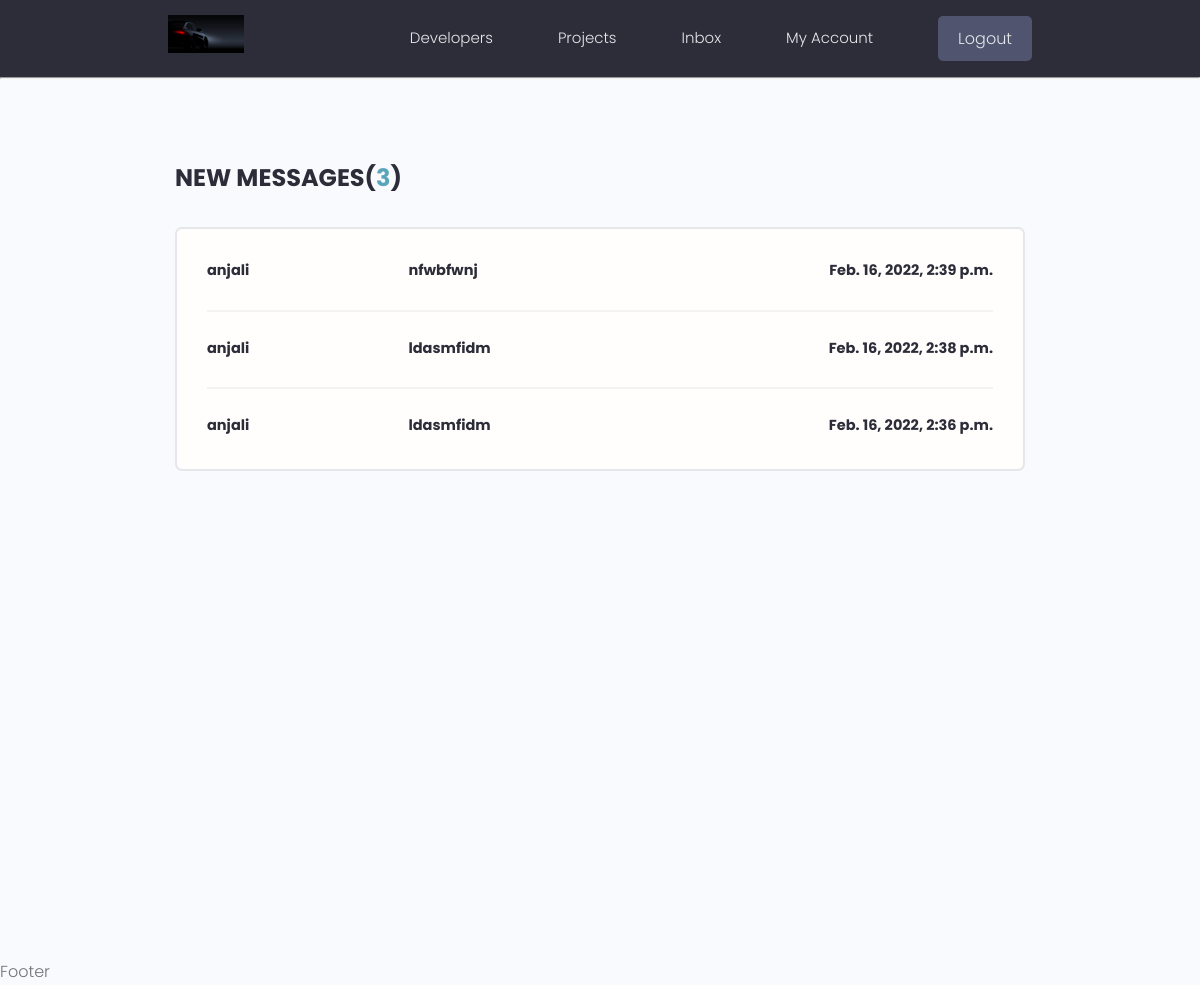
The app's page /inbox/ (signed in) with its own data.
### users/models.py (models this page shows, shortened)
class Message(models.Model):
    sender = models.ForeignKey(Profile,on_delete=models.SET_NULL,null=True,blank=True)
    recipient = models.ForeignKey(Profile,on_delete=models.SET_NULL,null=True, blank=True,related_name='messages')
    name= models.CharField(max_length=200,null=True,blank=True)
    email = models.EmailField(max_length=200,blank=True,null=True)
    subject = models.CharField(max_length=200,null=True,blank=True)
    body = models.TextField()
    is_read = models.BooleanField(default=False,null=True)
    created = models.DateTimeField(auto_now_add=True)
    class Meta:
        ordering = ['is_read', '-created']

### users/views.py (the view)
# urls.py: path('inbox/',views.inbox, name='inbox'),
def inbox(request):
    recipient = request.user.profile
    recieved_msgs = recipient.messages.all()
    unreadCount = recieved_msgs.filter(is_read=False).count()
    context = {'recieved_msgs':recieved_msgs, 'unreadCount':unreadCount}
    return render(request,'users/inbox.html',context)

### users/templates/users/inbox.html
{% extends 'main.html' %}
{% block content %}
  <main class="inbox my-xl">
    <div class="content-box">
      <h3 class="inbox__title">New Messages(<span>{{unreadCount}}</span>)</h3>
      <ul class="messages">
          {% for msg in recieved_msgs %}
          {% if msg.is_read == False %}
        <li class="message message--unread">
            {% else %}
            <li class="message">
            {% endif %}
          <a href="{% url 'users:view-message' msg.id %}">
            <span class="message__author">{{msg.name}}</span>
            <span class="message__subject">{{msg.subject}}</span>
            <span class="message__date">{{msg.created}}</span>
          </a>
        </li>
        {% endfor %}
      </ul>
    </div>
  </main>
{% endblock %}

### static/style/app.css (style rules this page uses)
:root { --color-sub: #2d2d39; }
.content-box { width: 95%; max-width: 85rem; margin: 0 auto; }
.inbox { height: 90vh; }
.inbox__title, .inbox__title span { font-size: 2.4rem; font-weight: 700; color: var(--color-sub); text-transform: uppercase; text-align: left; margin-bottom: 3rem; }
.inbox__title span { color: var(--color-main); }
.messages { list-style: none; background: var(--color-white); padding: 0.5rem 3rem; border: 2px solid var(--color-light); border-radius: 0.7rem; }
.message { padding: 2.5rem 0; }
.message > a span { font-size: 1.45rem; font-weight: 500; }
.message.message--unread a span { font-weight: 700; color: var(--color-sub); }
.message:not(:last-child) { border-bottom: 2px solid var(--color-white-light); }
.message > a { display: flex; gap: 1rem; }
.message__author, .message__date { flex-basis: 25%; }
.message__subject { flex-basis: 50%; }
.message__date { text-align: right; }

### static/uikit/styles/modules/_variables.css (style rules this page uses)
:root { --color-main: #5aa5b9; --color-main-light: #e6faff; --color-sub: #3f4156; --color-sub-light: #51546e; --color-sub-lighter: #ededfd; --color-text: #737373; --color-gray: #8b8b8b; --color-light: #e5e7eb; --color-light-gray: #767676; --color-bg: #f8fafd; --color-white: #fffefd; --color-white-light: #f3f3f3; --color-success: #359e64; --color-success-bg: #def8e8; --color-error: #fc4b0b; --color-error-bg: #fff2ee; --font-base: 'Poppins', arial, helvetica, 'Segoe UI', roboto, ubuntu, sans-serif; --font-monospace: 'Fira Code', 'Courier New', courier, monospace; --font-regular: 300; --font-medium: 500; --font-bold: 700; --generic-shadow: 1px 1px 5px #00000010; --generic-transition: all 0.3s ease-in-out; }

### static/uikit/styles/modules/_base.css (style rules this page uses)
* { margin: 0; padding: 0; box-sizing: border-box; text-rendering: optimizeLegibility; color: inherit; font-size: inherit; }
html { font-size: 50%; }
@media only screen and (min-width: 480px) { html { font-size: 56.25%; } }
@media only screen and (min-width: 1200px) { html { font-size: 62.5%; } }
body { line-height: 1.6; font-weight: 400; font-size: 1.5rem; color: var(--color-text); background-color: var(--color-bg); min-height: 100vh; }

### static/uikit/styles/modules/_typography.css (style rules this page uses)
* { font-family: var(--font-base); }
h3 { font-size: 3.2rem; font-weight: var(--font-medium); }
p, span, strong { font-size: 1.6rem; color: var(--color-text); font-weight: var(--font-regular); }
a { padding-bottom: 2px; text-decoration: none; display: inline-block; color: var(--color-main); font-weight: var(--font-medium); }

### static/uikit/styles/modules/_utilities.css (style rules this page uses)
.my-xl { margin: 8rem auto; }

### records on screen
Message: name "anjali", subject "nfwbfwnj", created "Feb. 16, 2022, 2:39 p.m."
Message: name "anjali", subject "ldasmfidm", created "Feb. 16, 2022, 2:38 p.m."
Message: name "anjali", subject "ldasmfidm", created "Feb. 16, 2022, 2:36 p.m."

### other values on screen
{{ unreadCount }} "3"
